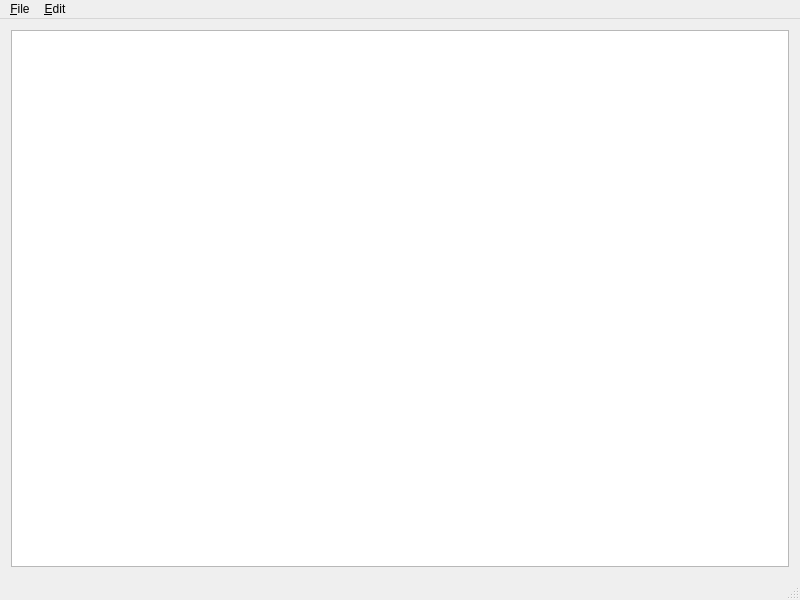
<?xml version="1.0" encoding="UTF-8"?>
<ui version="4.0">
 <class>MainWindow</class>
 <widget class="QMainWindow" name="MainWindow">
  <property name="geometry">
   <rect>
    <x>0</x>
    <y>0</y>
    <width>800</width>
    <height>600</height>
   </rect>
  </property>
  <property name="windowTitle">
   <string>MainWindow</string>
  </property>
  <widget class="QWidget" name="widget">
   <layout class="QVBoxLayout" name="verticalLayout_2">
    <item>
     <layout class="QVBoxLayout" name="vboxLayout">
      <item>
       <widget class="QPlainTextEdit" name="textEdit"/>
      </item>
     </layout>
    </item>
   </layout>
  </widget>
  <widget class="QMenuBar" name="MenuBarEditor">
   <property name="geometry">
    <rect>
     <x>0</x>
     <y>0</y>
     <width>800</width>
     <height>26</height>
    </rect>
   </property>
   <widget class="QMenu" name="File">
    <property name="title">
     <string>&amp;File</string>
    </property>
    <addaction name="fileOpenAction"/>
    <addaction name="fileSaveAction"/>
    <addaction name="fileSave_asAction"/>
    <addaction name="filePrintAction"/>
   </widget>
   <widget class="QMenu" name="Edit">
    <property name="title">
     <string>&amp;Edit</string>
    </property>
    <addaction name="editCutAction"/>
    <addaction name="editCopyAction"/>
    <addaction name="editPasteAction"/>
    <addaction name="editSelect_AllAction"/>
    <addaction name="editUndoAction"/>
    <addaction name="editRedoAction"/>
    <addaction name="aeditDeleteAction"/>
   </widget>
   <addaction name="File"/>
   <addaction name="Edit"/>
  </widget>
  <widget class="QStatusBar" name="statusbar"/>
  <action name="fileOpenAction">
   <property name="text">
    <string>&amp;Open</string>
   </property>
  </action>
  <action name="fileSaveAction">
   <property name="text">
    <string>&amp;Save</string>
   </property>
  </action>
  <action name="fileSave_asAction">
   <property name="text">
    <string>Save&amp;As</string>
   </property>
  </action>
  <action name="filePrintAction">
   <property name="text">
    <string>&amp;Print</string>
   </property>
  </action>
  <action name="editCutAction">
   <property name="text">
    <string>Cu&amp;t</string>
   </property>
  </action>
  <action name="editCopyAction">
   <property name="text">
    <string>&amp;Copy</string>
   </property>
  </action>
  <action name="editPasteAction">
   <property name="text">
    <string>&amp;Paste</string>
   </property>
  </action>
  <action name="editSelect_AllAction">
   <property name="text">
    <string>&amp;Select All</string>
   </property>
  </action>
  <action name="editUndoAction">
   <property name="text">
    <string>&amp;Undo</string>
   </property>
  </action>
  <action name="editRedoAction">
   <property name="text">
    <string>&amp;Redo</string>
   </property>
  </action>
  <action name="aeditDeleteAction">
   <property name="text">
    <string>&amp;Delete Action</string>
   </property>
  </action>
  <action name="Action">
   <property name="text">
    <string>Action</string>
   </property>
  </action>
 </widget>
 <layoutdefault spacing="6" margin="11"/>
 <resources/>
 <connections/>
</ui>
